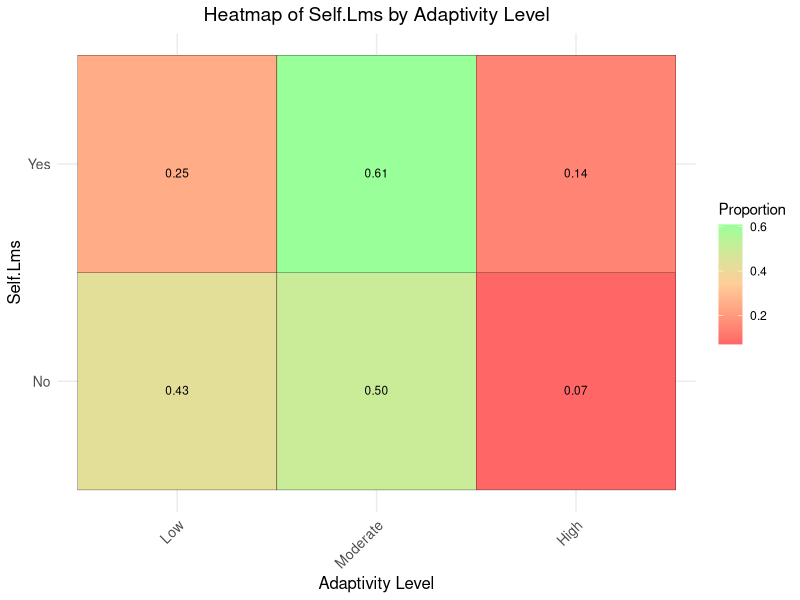
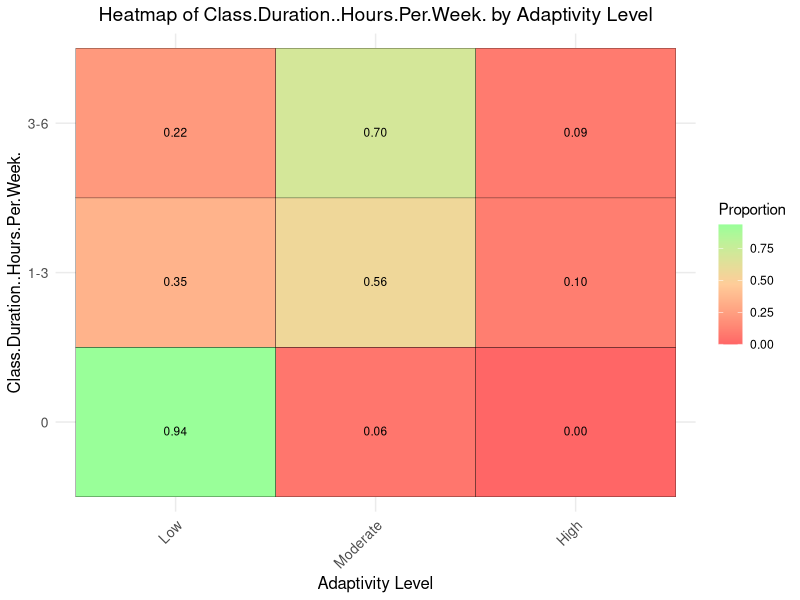
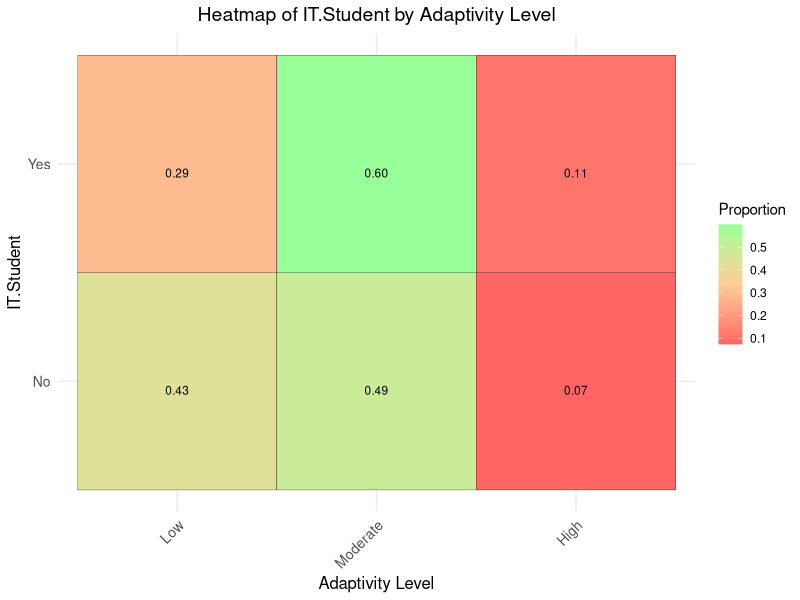
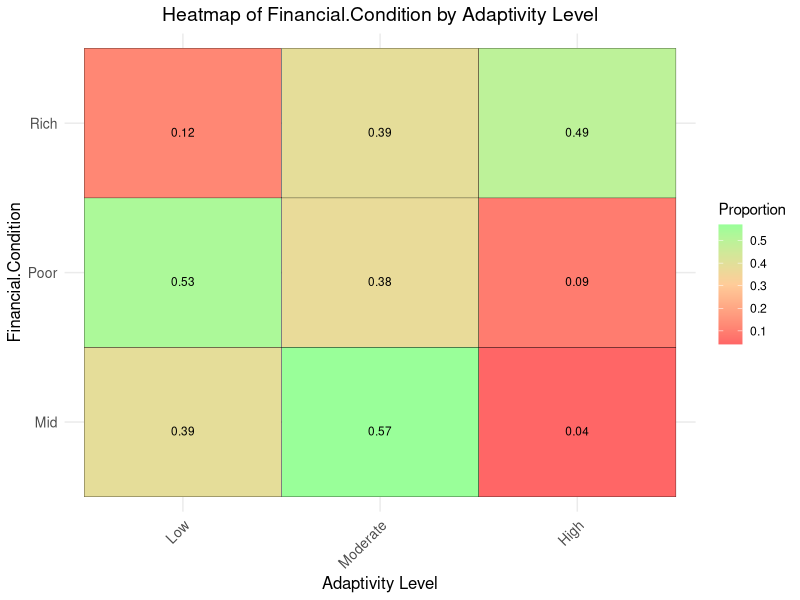
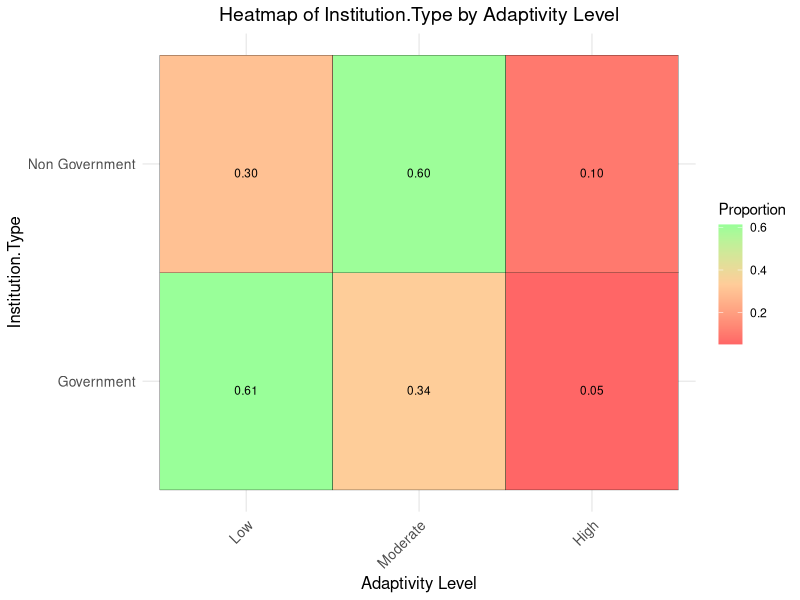
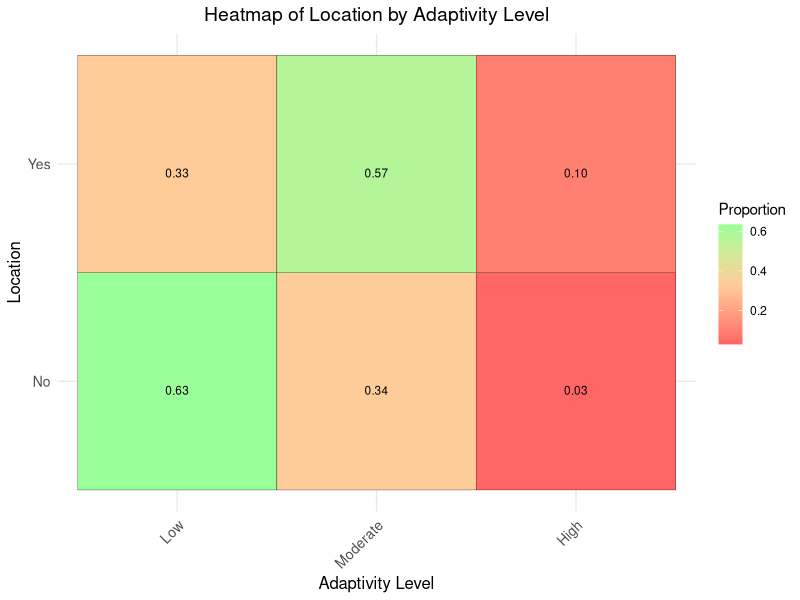

Write R code to recreate these figures, in order.

# Required libraries
library(ggplot2)
library(reshape2) # For melt function

# Read the data
data <- read.csv("students_adaptability_level_online_education.csv")

# Print the actual column names to help ensure accuracy
print(colnames(data))

# Define the columns to analyze with the exact names from the dataset
columns_to_analyze <- c("Self.Lms", "Class.Duration..Hours.Per.Week.", "IT.Student",
                        "Financial.Condition", "Institution.Type", "Location")

# Convert columns to factors
data[columns_to_analyze] <- lapply(data[columns_to_analyze], factor)
data$`Adaptivity.Level..Predicted.` <- factor(data$`Adaptivity.Level..Predicted.`)

# Function to create and save heatmap for each specified column
create_and_save_heatmap <- function(column_name) {
  # Set the levels for the 'Adaptivity Level' factor in the desired order
  data$`Adaptivity.Level..Predicted.` <- factor(data$`Adaptivity.Level..Predicted.`, levels = c("Low", "Moderate", "High"))
  
  # Create a contingency table for the column and Adaptivity Level
  table_data <- table(data[[column_name]], data$`Adaptivity.Level..Predicted.`)
  
  # Calculate the proportions for the heatmap
  proportions_data <- prop.table(table_data, 1)
  
  # Melt the proportions table for use in ggplot
  melted_data <- melt(proportions_data)
  
  # Define color palette
  colors <- c("#ff6666", "#ffcc99", "#99ff99")
  
  # Plot the heatmap with the proportion values on each cell
  p <- ggplot(melted_data, aes(x = Var2, y = Var1, fill = value)) +
    geom_tile(color = "black", size = 0.1) + # Adjust the size of the boxes with the 'size' argument
    geom_text(aes(label = sprintf("%.2f", value)), vjust = 1.5, color = "black", size = 3) + # Adjust text size
    scale_fill_gradientn(colors = colors) +
    labs(x = "Adaptivity Level", y = column_name, fill = "Proportion") +
    ggtitle(paste("Heatmap of", column_name, "by Adaptivity Level")) +
    theme_minimal() +
    theme(axis.text.x = element_text(angle = 45, hjust = 1, size = 10), # Adjust text size
          axis.text.y = element_text(size = 10), # Adjust text size
          axis.title = element_text(size = 12), # Adjust title size
          plot.title = element_text(size = 14, hjust = 0.5), # Adjust plot title size
          plot.margin = margin(5, 5, 5, 5)) # Adjust the plot margins if necessary
  
  # Save the plot to a file
  ggsave(paste0(column_name, "_adaptivity_heatmap.png"), plot = p, width = 8, height = 6, dpi = 300) # Adjust the dimensions as necessary
}

# Apply the function to each column
lapply(columns_to_analyze, create_and_save_heatmap)
